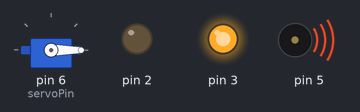
Simulated run of this sketch. Board: Arduino Uno, built with avr-gcc and run on an emulated ATmega328P. On the bench: servo, output pins drawn as LEDs (lit = HIGH), buzzer (waves = sounding).

Above: at 0.05 s.
At 1.95 s:
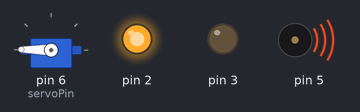
Timing chart, 0 to 4.6 s (numbered marks = the images above):
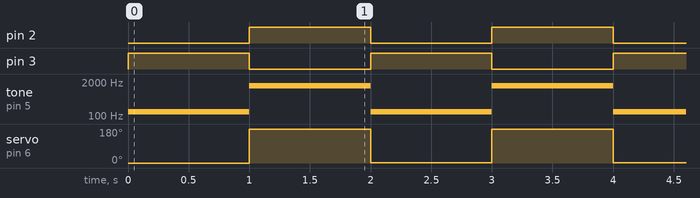

The sketch:

servo_door.ino
```cpp
#include <Servo.h>

Servo servo;

int servoPin = 6;
int angle = 180;

void setup() {
  Serial.begin(9600);
  servo.attach(servoPin);
  servo.write(angle);
  pinMode(2, OUTPUT);
  pinMode(3, OUTPUT);
  pinMode(5, OUTPUT);
}

void loop() {
  long value = 0;

  for(value = 0; value <= 180; value++) {
    angle = value;
    servo.write(angle);
    value += 179;
    digitalWrite(2, LOW);
    digitalWrite(3, HIGH);
    tone(5, 143.5);
    delay(1000);
    angle = value;
    servo.write(angle);
    value -= 179;
    digitalWrite(2, HIGH);
    digitalWrite(3, LOW);
    tone(5, 1435.0);
    delay(1000);
  }
}
```

Measured:
- by itself, pin 2, pin 3: alternates HIGH for 1.0 s and LOW for 1.0 s
- by itself, tone on pin 5: alternates 1435 Hz for 1.0 s and 143 Hz for 1.0 s
- by itself, servo on pin 6 (servoPin): ramps from 1° to 180° and jumps back, once every 2.0 s
